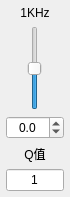
          <widget class="QWidget" name="bandWgt_6" native="true">
           <property name="sizePolicy">
            <sizepolicy hsizetype="Fixed" vsizetype="Preferred">
             <horstretch>0</horstretch>
             <verstretch>0</verstretch>
            </sizepolicy>
           </property>
           <property name="maximumSize">
            <size>
             <width>70</width>
             <height>16777215</height>
            </size>
           </property>
           <layout class="QVBoxLayout" name="verticalLayout_7">
            <property name="leftMargin">
             <number>6</number>
            </property>
            <property name="topMargin">
             <number>6</number>
            </property>
            <property name="rightMargin">
             <number>6</number>
            </property>
            <property name="bottomMargin">
             <number>6</number>
            </property>
            <item>
             <widget class="QLabel" name="lab_freq_6">
              <property name="sizePolicy">
               <sizepolicy hsizetype="Preferred" vsizetype="Preferred">
                <horstretch>0</horstretch>
                <verstretch>0</verstretch>
               </sizepolicy>
              </property>
              <property name="contextMenuPolicy">
               <enum>Qt::NoContextMenu</enum>
              </property>
              <property name="text">
               <string>1KHz</string>
              </property>
              <property name="alignment">
               <set>Qt::AlignCenter</set>
              </property>
             </widget>
            </item>
            <item>
             <widget class="QSlider" name="slider_band_6">
              <property name="sizePolicy">
               <sizepolicy hsizetype="Preferred" vsizetype="Expanding">
                <horstretch>0</horstretch>
                <verstretch>0</verstretch>
               </sizepolicy>
              </property>
              <property name="minimum">
               <number>-300</number>
              </property>
              <property name="maximum">
               <number>300</number>
              </property>
              <property name="singleStep">
               <number>1</number>
              </property>
              <property name="pageStep">
               <number>10</number>
              </property>
              <property name="orientation">
               <enum>Qt::Vertical</enum>
              </property>
             </widget>
            </item>
            <item>
             <widget class="QDoubleSpinBox" name="spinBox_boost_6">
              <property name="alignment">
               <set>Qt::AlignCenter</set>
              </property>
              <property name="decimals">
               <number>1</number>
              </property>
              <property name="minimum">
               <double>-30.000000000000000</double>
              </property>
              <property name="maximum">
               <double>30.000000000000000</double>
              </property>
              <property name="singleStep">
               <double>0.100000000000000</double>
              </property>
             </widget>
            </item>
            <item>
             <widget class="QLabel" name="lab_Q_6">
              <property name="sizePolicy">
               <sizepolicy hsizetype="Preferred" vsizetype="Preferred">
                <horstretch>0</horstretch>
                <verstretch>0</verstretch>
               </sizepolicy>
              </property>
              <property name="contextMenuPolicy">
               <enum>Qt::NoContextMenu</enum>
              </property>
              <property name="text">
               <string>Q值</string>
              </property>
              <property name="alignment">
               <set>Qt::AlignCenter</set>
              </property>
             </widget>
            </item>
            <item>
             <widget class="QLineEdit" name="edt_Q_6">
              <property name="sizePolicy">
               <sizepolicy hsizetype="Preferred" vsizetype="Fixed">
                <horstretch>0</horstretch>
                <verstretch>0</verstretch>
               </sizepolicy>
              </property>
              <property name="text">
               <string>1</string>
              </property>
              <property name="alignment">
               <set>Qt::AlignCenter</set>
              </property>
             </widget>
            </item>
           </layout>
          </widget>
